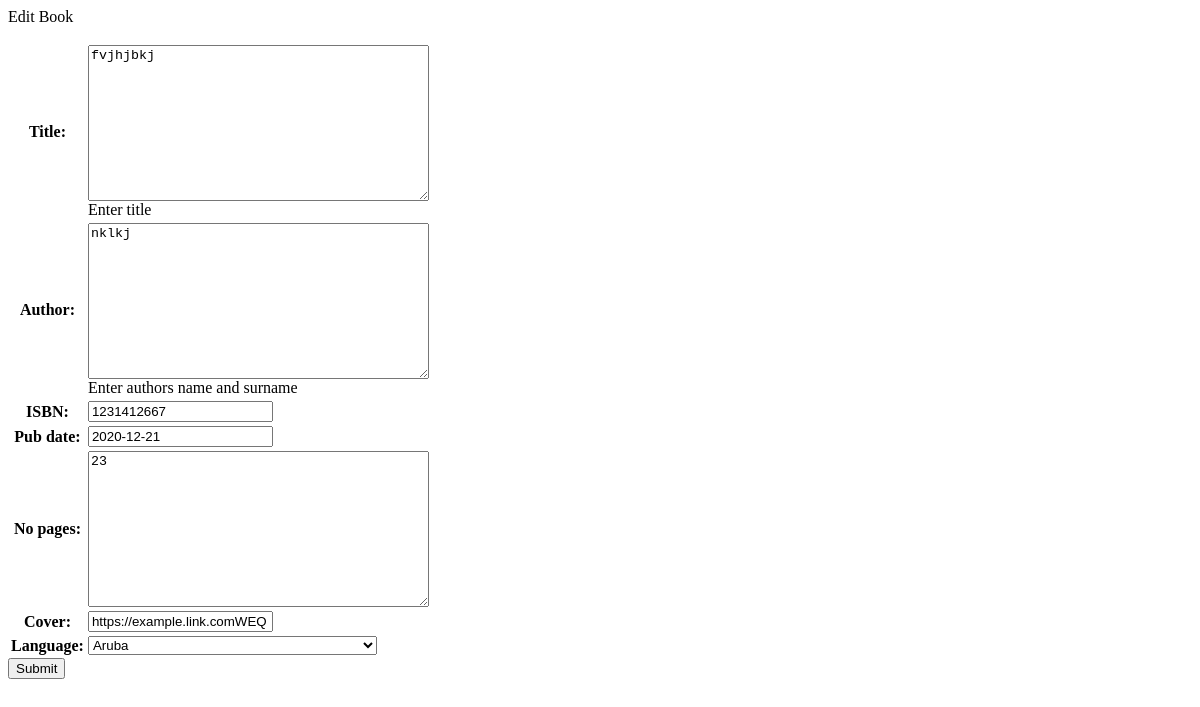
Page /edit_book/2 on the earlier database version.
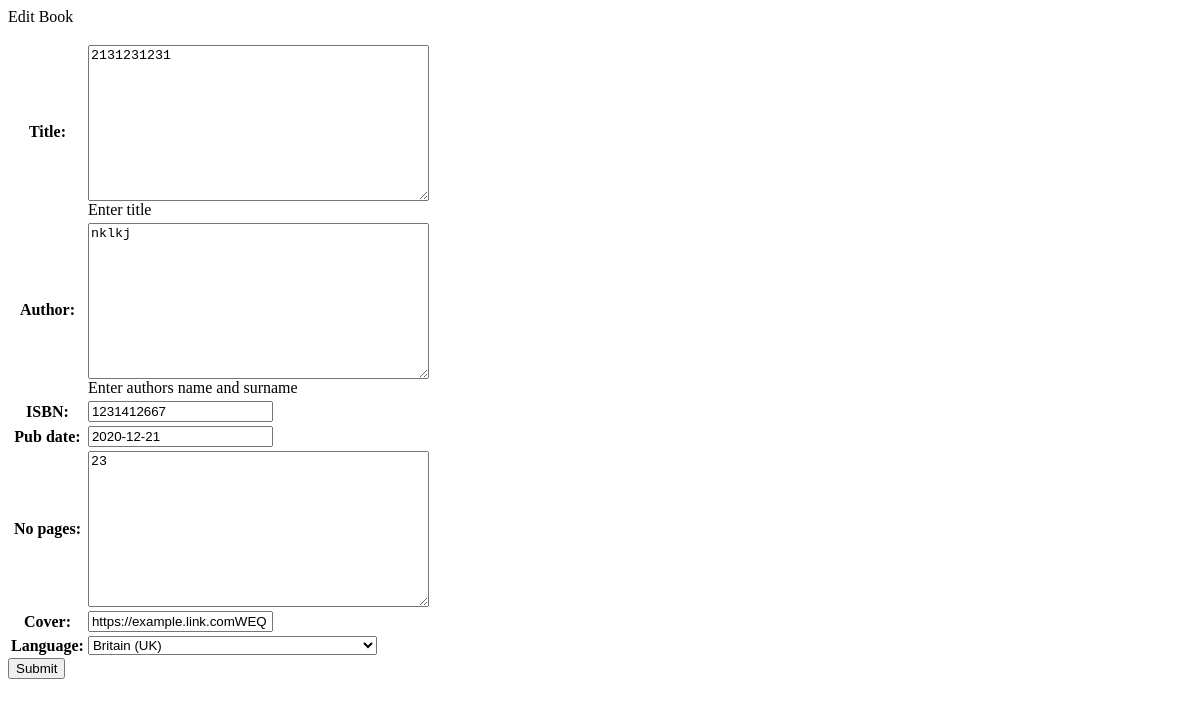
Same page on the later database version.
### catalog/models.py (models this page shows, shortened)
class BookModel(models.Model):
    author = models.TextField(help_text='Enter authors name and surname')
    title = models.TextField(help_text='Enter title')
    pub_date = models.DateField()
    ISBN = models.CharField(max_length=13, unique=True)
    no_pages = models.TextField()
    cover = models.URLField()
    language = CountryField()
    class Meta:
        ordering = ['-pub_date']

### catalog/views.py (the view)
# urls.py: path('edit_book/<int:pk>', views.edit_book, name='edit_book'),
def edit_book(request, pk):
    book_to_edit = BookModel.objects.get(id=pk)
    if request.method == 'POST':
        form = AddBook(instance=book_to_edit, data=request.POST)
        if form.is_valid():
            form.title = form.cleaned_data['title']
            form.author = form.cleaned_data['author']
            form.ISBN = form.cleaned_data['ISBN']
            form.pub_date = form.cleaned_data['pub_date']
            form.no_pages = form.cleaned_data['no_pages']
            form.cover = form.cleaned_data['cover']
            form.language = form.cleaned_data['language']
            form.update()
    else:
        form = AddBook(instance=book_to_edit)
    context = {
        'form': form,
        'book_to_edit': book_to_edit
    }
    return render(request, 'edit_book.html', context)

### catalog/forms.py
class AddBook(forms.ModelForm):
    class Meta:
        model = BookModel
        fields = ['title', 'author', 'ISBN', 'pub_date', 'no_pages', 'cover', 'language']

### catalog/templates/edit_book.html (shortened to what this page needs)
{% block content %}
  <p>Edit Book</p>
  <form action="" method="post">
    <table>
    {{ form.as_table }}
    </table>
    <input type="submit" value="Submit">
  </form>
{% endblock %}

Differences in the rows shown:
changed BookModel "nklkj": title "fvjhjbkj" → "2131231231"; language "Aruba" → "Britain (UK)"
